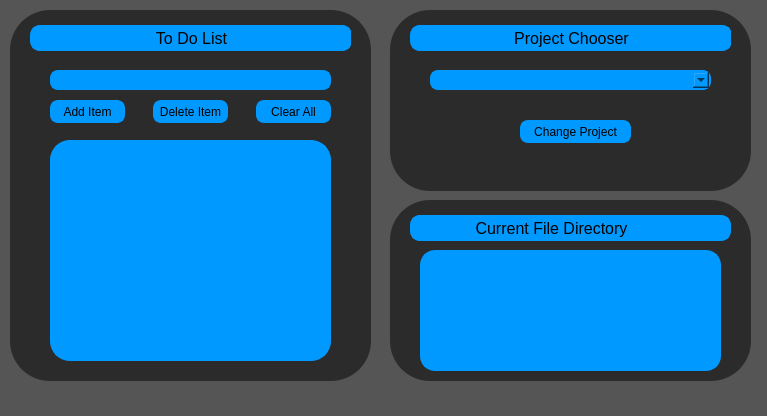
<?xml version="1.0" encoding="UTF-8"?>
<ui version="4.0">
 <class>MainWindow</class>
 <widget class="QMainWindow" name="MainWindow">
  <property name="geometry">
   <rect>
    <x>0</x>
    <y>0</y>
    <width>767</width>
    <height>416</height>
   </rect>
  </property>
  <property name="windowTitle">
   <string>MainWindow</string>
  </property>
  <property name="styleSheet">
   <string notr="true">background-color: rgb(85, 85, 85);</string>
  </property>
  <widget class="QWidget" name="centralwidget">
   <widget class="QFrame" name="LeftFrame_todo">
    <property name="geometry">
     <rect>
      <x>10</x>
      <y>10</y>
      <width>361</width>
      <height>371</height>
     </rect>
    </property>
    <property name="styleSheet">
     <string notr="true">background-color: rgb(43, 43, 43);
border-style: solid;
border-color: rgb(43, 43, 43);
border-width: 2px;
border-radius: 40px;</string>
    </property>
    <property name="frameShape">
     <enum>QFrame::StyledPanel</enum>
    </property>
    <property name="frameShadow">
     <enum>QFrame::Raised</enum>
    </property>
    <widget class="QListWidget" name="listWidget">
     <property name="geometry">
      <rect>
       <x>40</x>
       <y>130</y>
       <width>281</width>
       <height>221</height>
      </rect>
     </property>
     <property name="styleSheet">
      <string notr="true">background-color: rgb(0, 153, 255);
border-style: solid;
border-color: rgb(0, 153, 255);
border-width: 2px;
border-radius: 20px;</string>
     </property>
    </widget>
    <widget class="QFrame" name="FrameLabel">
     <property name="geometry">
      <rect>
       <x>20</x>
       <y>15</y>
       <width>321</width>
       <height>26</height>
      </rect>
     </property>
     <property name="styleSheet">
      <string notr="true">background-color: rgb(0, 153, 255);
border-style: solid;
border-color: rgb(0, 153, 255);
border-width: 2px;
border-radius: 10px;</string>
     </property>
     <property name="frameShape">
      <enum>QFrame::StyledPanel</enum>
     </property>
     <property name="frameShadow">
      <enum>QFrame::Raised</enum>
     </property>
     <widget class="QLabel" name="label">
      <property name="geometry">
       <rect>
        <x>1</x>
        <y>0</y>
        <width>321</width>
        <height>26</height>
       </rect>
      </property>
      <property name="font">
       <font>
        <pointsize>12</pointsize>
       </font>
      </property>
      <property name="text">
       <string>To Do List</string>
      </property>
      <property name="alignment">
       <set>Qt::AlignCenter</set>
      </property>
     </widget>
    </widget>
    <widget class="QLineEdit" name="ItemLineEdit">
     <property name="geometry">
      <rect>
       <x>40</x>
       <y>60</y>
       <width>281</width>
       <height>20</height>
      </rect>
     </property>
     <property name="styleSheet">
      <string notr="true">background-color: rgb(0, 153, 255);
border-style: solid;
border-color: rgb(0, 153, 255);
border-width: 2px;
border-radius: 8px;</string>
     </property>
    </widget>
    <widget class="QPushButton" name="AddItem">
     <property name="geometry">
      <rect>
       <x>40</x>
       <y>90</y>
       <width>75</width>
       <height>23</height>
      </rect>
     </property>
     <property name="styleSheet">
      <string notr="true">background-color: rgb(0, 153, 255);
border-style: solid;
border-color: rgb(0, 153, 255);
border-width: 2px;
border-radius: 8px;</string>
     </property>
     <property name="text">
      <string>Add Item</string>
     </property>
    </widget>
    <widget class="QPushButton" name="DeleteItem">
     <property name="geometry">
      <rect>
       <x>143</x>
       <y>90</y>
       <width>75</width>
       <height>23</height>
      </rect>
     </property>
     <property name="styleSheet">
      <string notr="true">background-color: rgb(0, 153, 255);
border-style: solid;
border-color: rgb(0, 153, 255);
border-width: 2px;
border-radius: 8px;</string>
     </property>
     <property name="text">
      <string>Delete Item</string>
     </property>
    </widget>
    <widget class="QPushButton" name="ClearAll">
     <property name="geometry">
      <rect>
       <x>246</x>
       <y>90</y>
       <width>75</width>
       <height>23</height>
      </rect>
     </property>
     <property name="styleSheet">
      <string notr="true">background-color: rgb(0, 153, 255);
border-style: solid;
border-color: rgb(0, 153, 255);
border-width: 2px;
border-radius: 8px;</string>
     </property>
     <property name="text">
      <string>Clear All</string>
     </property>
    </widget>
   </widget>
   <widget class="QFrame" name="RightFrameTop_pick">
    <property name="geometry">
     <rect>
      <x>390</x>
      <y>10</y>
      <width>361</width>
      <height>181</height>
     </rect>
    </property>
    <property name="styleSheet">
     <string notr="true">background-color: rgb(43, 43, 43);
border-style: solid;
border-color: rgb(43, 43, 43);
border-width: 2px;
border-radius: 40px;</string>
    </property>
    <property name="frameShape">
     <enum>QFrame::StyledPanel</enum>
    </property>
    <property name="frameShadow">
     <enum>QFrame::Raised</enum>
    </property>
    <widget class="QComboBox" name="comboBox">
     <property name="geometry">
      <rect>
       <x>40</x>
       <y>60</y>
       <width>281</width>
       <height>20</height>
      </rect>
     </property>
     <property name="styleSheet">
      <string notr="true">background-color: rgb(0, 153, 255);
border-style: solid;
border-color: rgb(0, 153, 255);
border-width: 2px;
border-radius: 8px;</string>
     </property>
    </widget>
    <widget class="QFrame" name="FrameLabel_2">
     <property name="geometry">
      <rect>
       <x>20</x>
       <y>15</y>
       <width>321</width>
       <height>26</height>
      </rect>
     </property>
     <property name="styleSheet">
      <string notr="true">background-color: rgb(0, 153, 255);
border-style: solid;
border-color: rgb(0, 153, 255);
border-width: 2px;
border-radius: 10px;</string>
     </property>
     <property name="frameShape">
      <enum>QFrame::StyledPanel</enum>
     </property>
     <property name="frameShadow">
      <enum>QFrame::Raised</enum>
     </property>
     <widget class="QLabel" name="label_3">
      <property name="geometry">
       <rect>
        <x>1</x>
        <y>0</y>
        <width>321</width>
        <height>26</height>
       </rect>
      </property>
      <property name="font">
       <font>
        <pointsize>12</pointsize>
       </font>
      </property>
      <property name="text">
       <string>Project Chooser</string>
      </property>
      <property name="alignment">
       <set>Qt::AlignCenter</set>
      </property>
     </widget>
    </widget>
    <widget class="QPushButton" name="ClearAll_2">
     <property name="geometry">
      <rect>
       <x>130</x>
       <y>110</y>
       <width>111</width>
       <height>23</height>
      </rect>
     </property>
     <property name="styleSheet">
      <string notr="true">background-color: rgb(0, 153, 255);
border-style: solid;
border-color: rgb(0, 153, 255);
border-width: 2px;
border-radius: 8px;</string>
     </property>
     <property name="text">
      <string>Change Project</string>
     </property>
    </widget>
   </widget>
   <widget class="QGraphicsView" name="Wave">
    <property name="geometry">
     <rect>
      <x>-152</x>
      <y>128</y>
      <width>957</width>
      <height>317</height>
     </rect>
    </property>
    <property name="styleSheet">
     <string notr="true">background-image: url(:/wave/Image/Wave/wave_2.png);
border-style: solid;
border-color: rgb(43, 43, 43);
</string>
    </property>
   </widget>
   <widget class="QFrame" name="RightFrameBottom_file">
    <property name="geometry">
     <rect>
      <x>390</x>
      <y>200</y>
      <width>361</width>
      <height>181</height>
     </rect>
    </property>
    <property name="styleSheet">
     <string notr="true">background-color: rgb(43, 43, 43);
border-style: solid;
border-color: rgb(43, 43, 43);
border-width: 2px;
border-radius: 40px;</string>
    </property>
    <property name="frameShape">
     <enum>QFrame::StyledPanel</enum>
    </property>
    <property name="frameShadow">
     <enum>QFrame::Raised</enum>
    </property>
    <widget class="QFrame" name="FrameLabel_3">
     <property name="geometry">
      <rect>
       <x>20</x>
       <y>15</y>
       <width>321</width>
       <height>26</height>
      </rect>
     </property>
     <property name="styleSheet">
      <string notr="true">background-color: rgb(0, 153, 255);
border-style: solid;
border-color: rgb(0, 153, 255);
border-width: 2px;
border-radius: 10px;</string>
     </property>
     <property name="frameShape">
      <enum>QFrame::StyledPanel</enum>
     </property>
     <property name="frameShadow">
      <enum>QFrame::Raised</enum>
     </property>
     <widget class="QLabel" name="label_5">
      <property name="geometry">
       <rect>
        <x>1</x>
        <y>0</y>
        <width>281</width>
        <height>26</height>
       </rect>
      </property>
      <property name="font">
       <font>
        <pointsize>12</pointsize>
       </font>
      </property>
      <property name="text">
       <string>Current File Directory</string>
      </property>
      <property name="alignment">
       <set>Qt::AlignCenter</set>
      </property>
     </widget>
    </widget>
    <widget class="QTreeView" name="treeView">
     <property name="geometry">
      <rect>
       <x>30</x>
       <y>50</y>
       <width>301</width>
       <height>121</height>
      </rect>
     </property>
     <property name="styleSheet">
      <string notr="true">background-color: rgb(0, 153, 255);
border-style: solid;
border-color: rgb(0, 153, 255);
border-width: 2px;
border-radius: 15px;</string>
     </property>
    </widget>
   </widget>
   <zorder>Wave</zorder>
   <zorder>LeftFrame_todo</zorder>
   <zorder>RightFrameTop_pick</zorder>
   <zorder>RightFrameBottom_file</zorder>
  </widget>
  <widget class="QMenuBar" name="menubar">
   <property name="geometry">
    <rect>
     <x>0</x>
     <y>0</y>
     <width>767</width>
     <height>22</height>
    </rect>
   </property>
  </widget>
 </widget>
 <resources>
  <include location="wave.qrc"/>
 </resources>
 <connections/>
</ui>
